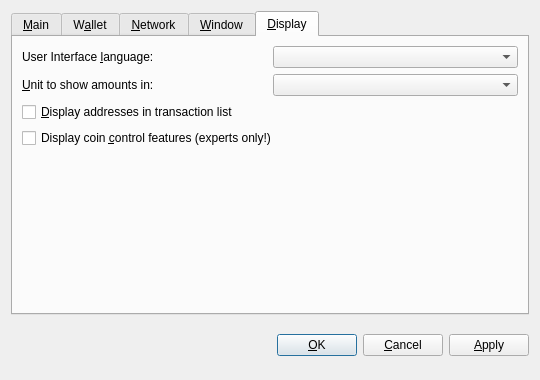
<?xml version="1.0" encoding="UTF-8"?>
<ui version="4.0">
 <class>OptionsDialog</class>
 <widget class="QDialog" name="OptionsDialog">
  <property name="geometry">
   <rect>
    <x>0</x>
    <y>0</y>
    <width>540</width>
    <height>380</height>
   </rect>
  </property>
  <property name="windowTitle">
   <string>Options</string>
  </property>
  <property name="modal">
   <bool>true</bool>
  </property>
  <layout class="QVBoxLayout" name="verticalLayout">
   <item>
    <widget class="QTabWidget" name="tabWidget">
     <property name="font">
      <font>
       <family>Helvetica</family>
       <weight>50</weight>
       <bold>false</bold>
      </font>
     </property>
     <property name="tabPosition">
      <enum>QTabWidget::North</enum>
     </property>
     <property name="currentIndex">
      <number>4</number>
     </property>
     <widget class="QWidget" name="tabMain">
      <attribute name="title">
       <string>&amp;Main</string>
      </attribute>
      <layout class="QVBoxLayout" name="verticalLayout_Main">
       <item>
        <widget class="QCheckBox" name="bitcoinAtStartup">
         <property name="font">
          <font>
           <family>Helvetica</family>
          </font>
         </property>
         <property name="toolTip">
          <string>Automatically start Auroracoin after logging in to the system.</string>
         </property>
         <property name="text">
          <string>&amp;Start Auroracoin on system login</string>
         </property>
        </widget>
       </item>
       <item>
        <spacer name="verticalSpacer_Main">
         <property name="orientation">
          <enum>Qt::Vertical</enum>
         </property>
         <property name="sizeHint" stdset="0">
          <size>
           <width>20</width>
           <height>40</height>
          </size>
         </property>
        </spacer>
       </item>
       <item>
        <layout class="QHBoxLayout" name="horizontalLayout_2_Main">
         <item>
          <spacer name="horizontalSpacer_2_Main">
           <property name="font">
            <font>
             <family>Roboto</family>
            </font>
           </property>
           <property name="orientation">
            <enum>Qt::Horizontal</enum>
           </property>
           <property name="sizeHint" stdset="0">
            <size>
             <width>40</width>
             <height>20</height>
            </size>
           </property>
          </spacer>
         </item>
         <item>
          <widget class="QPushButton" name="resetButton">
           <property name="font">
            <font>
             <family>Helvetica</family>
            </font>
           </property>
           <property name="toolTip">
            <string>Reset all client options to default.</string>
           </property>
           <property name="text">
            <string>&amp;Reset Options</string>
           </property>
           <property name="autoDefault">
            <bool>false</bool>
           </property>
          </widget>
         </item>
        </layout>
       </item>
      </layout>
     </widget>
     <widget class="QWidget" name="tabWallet">
      <attribute name="title">
       <string>W&amp;allet</string>
      </attribute>
      <layout class="QVBoxLayout" name="verticalLayout_Network">
       <item>
        <widget class="QLabel" name="transactionFeeInfoLabel">
         <property name="text">
          <string>Optional transaction fee per kB that helps make sure your transactions are processed quickly. Most transactions are 1 kB.</string>
         </property>
         <property name="textFormat">
          <enum>Qt::PlainText</enum>
         </property>
         <property name="wordWrap">
          <bool>true</bool>
         </property>
        </widget>
       </item>
       <item>
        <layout class="QHBoxLayout" name="horizontalLayout_1_Main">
         <item>
          <widget class="QLabel" name="transactionFeeLabel">
           <property name="text">
            <string>Pay transaction &amp;fee</string>
           </property>
           <property name="textFormat">
            <enum>Qt::PlainText</enum>
           </property>
           <property name="buddy">
            <cstring>transactionFee</cstring>
           </property>
          </widget>
         </item>
         <item>
          <widget class="BitcoinAmountField" name="transactionFee"/>
         </item>
         <item>
          <spacer name="horizontalSpacer_1_Main">
           <property name="orientation">
            <enum>Qt::Horizontal</enum>
           </property>
           <property name="sizeHint" stdset="0">
            <size>
             <width>40</width>
             <height>20</height>
            </size>
           </property>
          </spacer>
         </item>
        </layout>
       </item>
       <item>
        <widget class="QLabel" name="label">
         <property name="text">
          <string>If you disable the spending of unconfirmed change, the change from a transaction cannot be used until that transaction has at least one confirmation. This also affects how your balance is computed.</string>
         </property>
         <property name="wordWrap">
          <bool>true</bool>
         </property>
        </widget>
       </item>
       <item>
        <widget class="QCheckBox" name="spendZeroConfChange">
         <property name="text">
          <string>Spend unconfirmed change  (experts only)</string>
         </property>
        </widget>
       </item>
       <item>
        <spacer name="verticalSpacer">
         <property name="orientation">
          <enum>Qt::Vertical</enum>
         </property>
         <property name="sizeHint" stdset="0">
          <size>
           <width>20</width>
           <height>40</height>
          </size>
         </property>
        </spacer>
       </item>
      </layout>
     </widget>
     <widget class="QWidget" name="tabNetwork">
      <attribute name="title">
       <string>&amp;Network</string>
      </attribute>
      <layout class="QVBoxLayout" name="verticalLayout_Network">
       <item>
        <widget class="QCheckBox" name="mapPortUpnp">
         <property name="toolTip">
          <string>Automatically open the Auroracoin client port on the router. This only works when your router supports UPnP and it is enabled.</string>
         </property>
         <property name="text">
          <string>Map port using &amp;UPnP</string>
         </property>
        </widget>
       </item>
       <item>
        <widget class="QCheckBox" name="connectSocks">
         <property name="toolTip">
          <string>Connect to the Auroracoin network through a SOCKS proxy (e.g. when connecting through Tor).</string>
         </property>
         <property name="text">
          <string>&amp;Connect through SOCKS proxy:</string>
         </property>
        </widget>
       </item>
       <item>
        <layout class="QHBoxLayout" name="horizontalLayout_Network">
         <item>
          <widget class="QLabel" name="proxyIpLabel">
           <property name="text">
            <string>Proxy &amp;IP:</string>
           </property>
           <property name="textFormat">
            <enum>Qt::PlainText</enum>
           </property>
           <property name="buddy">
            <cstring>proxyIp</cstring>
           </property>
          </widget>
         </item>
         <item>
          <widget class="QValidatedLineEdit" name="proxyIp">
           <property name="maximumSize">
            <size>
             <width>140</width>
             <height>16777215</height>
            </size>
           </property>
           <property name="toolTip">
            <string>IP address of the proxy (e.g. 127.0.0.1)</string>
           </property>
          </widget>
         </item>
         <item>
          <widget class="QLabel" name="proxyPortLabel">
           <property name="text">
            <string>&amp;Port:</string>
           </property>
           <property name="textFormat">
            <enum>Qt::PlainText</enum>
           </property>
           <property name="buddy">
            <cstring>proxyPort</cstring>
           </property>
          </widget>
         </item>
         <item>
          <widget class="QLineEdit" name="proxyPort">
           <property name="maximumSize">
            <size>
             <width>55</width>
             <height>16777215</height>
            </size>
           </property>
           <property name="toolTip">
            <string>Port of the proxy (e.g. 9050)</string>
           </property>
          </widget>
         </item>
         <item>
          <widget class="QLabel" name="socksVersionLabel">
           <property name="text">
            <string>SOCKS &amp;Version:</string>
           </property>
           <property name="textFormat">
            <enum>Qt::PlainText</enum>
           </property>
           <property name="buddy">
            <cstring>socksVersion</cstring>
           </property>
          </widget>
         </item>
         <item>
          <widget class="QValueComboBox" name="socksVersion">
           <property name="toolTip">
            <string>SOCKS version of the proxy (e.g. 5)</string>
           </property>
          </widget>
         </item>
         <item>
          <spacer name="horizontalSpacer_Network">
           <property name="orientation">
            <enum>Qt::Horizontal</enum>
           </property>
           <property name="sizeHint" stdset="0">
            <size>
             <width>40</width>
             <height>20</height>
            </size>
           </property>
          </spacer>
         </item>
        </layout>
       </item>
       <item>
        <spacer name="verticalSpacer_Network">
         <property name="orientation">
          <enum>Qt::Vertical</enum>
         </property>
         <property name="sizeHint" stdset="0">
          <size>
           <width>20</width>
           <height>40</height>
          </size>
         </property>
        </spacer>
       </item>
      </layout>
     </widget>
     <widget class="QWidget" name="tabWindow">
      <attribute name="title">
       <string>&amp;Window</string>
      </attribute>
      <layout class="QVBoxLayout" name="verticalLayout_Window">
       <item>
        <widget class="QCheckBox" name="minimizeToTray">
         <property name="toolTip">
          <string>Show only a tray icon after minimizing the window.</string>
         </property>
         <property name="text">
          <string>&amp;Minimize to the tray instead of the taskbar</string>
         </property>
        </widget>
       </item>
       <item>
        <widget class="QCheckBox" name="minimizeOnClose">
         <property name="toolTip">
          <string>Minimize instead of exit the application when the window is closed. When this option is enabled, the application will be closed only after selecting Quit in the menu.</string>
         </property>
         <property name="text">
          <string>M&amp;inimize on close</string>
         </property>
        </widget>
       </item>
       <item>
        <spacer name="verticalSpacer_Window">
         <property name="orientation">
          <enum>Qt::Vertical</enum>
         </property>
         <property name="sizeHint" stdset="0">
          <size>
           <width>20</width>
           <height>40</height>
          </size>
         </property>
        </spacer>
       </item>
      </layout>
     </widget>
     <widget class="QWidget" name="tabDisplay">
      <attribute name="title">
       <string>&amp;Display</string>
      </attribute>
      <layout class="QVBoxLayout" name="verticalLayout_Display">
       <item>
        <layout class="QHBoxLayout" name="horizontalLayout_1_Display">
         <item>
          <widget class="QLabel" name="langLabel">
           <property name="text">
            <string>User Interface &amp;language:</string>
           </property>
           <property name="textFormat">
            <enum>Qt::PlainText</enum>
           </property>
           <property name="buddy">
            <cstring>lang</cstring>
           </property>
          </widget>
         </item>
         <item>
          <widget class="QValueComboBox" name="lang">
           <property name="toolTip">
            <string>The user interface language can be set here. This setting will take effect after restarting Auroracoin.</string>
           </property>
          </widget>
         </item>
        </layout>
       </item>
       <item>
        <layout class="QHBoxLayout" name="horizontalLayout_2_Display">
         <item>
          <widget class="QLabel" name="unitLabel">
           <property name="text">
            <string>&amp;Unit to show amounts in:</string>
           </property>
           <property name="textFormat">
            <enum>Qt::PlainText</enum>
           </property>
           <property name="buddy">
            <cstring>unit</cstring>
           </property>
          </widget>
         </item>
         <item>
          <widget class="QValueComboBox" name="unit">
           <property name="toolTip">
            <string>Choose the default subdivision unit to show in the interface and when sending coins.</string>
           </property>
          </widget>
         </item>
        </layout>
       </item>
       <item>
        <widget class="QCheckBox" name="displayAddresses">
         <property name="toolTip">
          <string>Whether to show Auroracoin addresses in the transaction list or not.</string>
         </property>
         <property name="text">
          <string>&amp;Display addresses in transaction list</string>
         </property>
        </widget>
       </item>
       <item>
        <widget class="QCheckBox" name="coinControlFeatures">
         <property name="toolTip">
          <string>Whether to show coin control features or not.</string>
         </property>
         <property name="text">
          <string>Display coin &amp;control features (experts only!)</string>
         </property>
        </widget>
       </item>
       <item>
        <spacer name="verticalSpacer_Display">
         <property name="orientation">
          <enum>Qt::Vertical</enum>
         </property>
         <property name="sizeHint" stdset="0">
          <size>
           <width>20</width>
           <height>40</height>
          </size>
         </property>
        </spacer>
       </item>
      </layout>
     </widget>
    </widget>
   </item>
   <item>
    <layout class="QHBoxLayout" name="horizontalLayout_Buttons">
     <item>
      <spacer name="horizontalSpacer_1">
       <property name="orientation">
        <enum>Qt::Horizontal</enum>
       </property>
       <property name="sizeHint" stdset="0">
        <size>
         <width>40</width>
         <height>48</height>
        </size>
       </property>
      </spacer>
     </item>
     <item>
      <widget class="QLabel" name="statusLabel">
       <property name="font">
        <font>
         <family>Helvetica</family>
         <weight>50</weight>
         <bold>false</bold>
        </font>
       </property>
       <property name="text">
        <string/>
       </property>
       <property name="textFormat">
        <enum>Qt::PlainText</enum>
       </property>
       <property name="wordWrap">
        <bool>true</bool>
       </property>
      </widget>
     </item>
     <item>
      <spacer name="horizontalSpacer_2">
       <property name="orientation">
        <enum>Qt::Horizontal</enum>
       </property>
       <property name="sizeHint" stdset="0">
        <size>
         <width>40</width>
         <height>48</height>
        </size>
       </property>
      </spacer>
     </item>
     <item>
      <widget class="QPushButton" name="okButton">
       <property name="font">
        <font>
         <family>Helvetica</family>
         <weight>50</weight>
         <bold>false</bold>
        </font>
       </property>
       <property name="text">
        <string>&amp;OK</string>
       </property>
      </widget>
     </item>
     <item>
      <widget class="QPushButton" name="cancelButton">
       <property name="font">
        <font>
         <family>Helvetica</family>
         <weight>50</weight>
         <bold>false</bold>
        </font>
       </property>
       <property name="text">
        <string>&amp;Cancel</string>
       </property>
       <property name="autoDefault">
        <bool>false</bool>
       </property>
      </widget>
     </item>
     <item>
      <widget class="QPushButton" name="applyButton">
       <property name="font">
        <font>
         <family>Helvetica</family>
         <weight>50</weight>
         <bold>false</bold>
        </font>
       </property>
       <property name="text">
        <string>&amp;Apply</string>
       </property>
       <property name="autoDefault">
        <bool>false</bool>
       </property>
      </widget>
     </item>
    </layout>
   </item>
  </layout>
 </widget>
 <customwidgets>
  <customwidget>
   <class>BitcoinAmountField</class>
   <extends>QLineEdit</extends>
   <header>bitcoinamountfield.h</header>
   <container>1</container>
  </customwidget>
  <customwidget>
   <class>QValidatedLineEdit</class>
   <extends>QLineEdit</extends>
   <header>qvalidatedlineedit.h</header>
  </customwidget>
  <customwidget>
   <class>QValueComboBox</class>
   <extends>QComboBox</extends>
   <header>qvaluecombobox.h</header>
  </customwidget>
 </customwidgets>
 <resources/>
 <connections/>
</ui>
